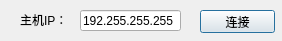
<?xml version="1.0" encoding="UTF-8"?>
<ui version="4.0">
 <class>Connection</class>
 <widget class="QDialog" name="Connection">
  <property name="geometry">
   <rect>
    <x>0</x>
    <y>0</y>
    <width>282</width>
    <height>41</height>
   </rect>
  </property>
  <property name="windowTitle">
   <string>连接设置</string>
  </property>
  <property name="windowIcon">
   <iconset resource="detection.qrc">
    <normaloff>:/Detection/Resources/5.png</normaloff>:/Detection/Resources/5.png</iconset>
  </property>
  <widget class="QLabel" name="label">
   <property name="geometry">
    <rect>
     <x>20</x>
     <y>10</y>
     <width>54</width>
     <height>20</height>
    </rect>
   </property>
   <property name="text">
    <string>主机IP：</string>
   </property>
  </widget>
  <widget class="QLineEdit" name="lineEdit">
   <property name="geometry">
    <rect>
     <x>80</x>
     <y>10</y>
     <width>101</width>
     <height>21</height>
    </rect>
   </property>
   <property name="text">
    <string>192.255.255.255</string>
   </property>
  </widget>
  <widget class="QPushButton" name="pushButton">
   <property name="geometry">
    <rect>
     <x>200</x>
     <y>10</y>
     <width>75</width>
     <height>23</height>
    </rect>
   </property>
   <property name="text">
    <string>连接</string>
   </property>
  </widget>
 </widget>
 <resources>
  <include location="detection.qrc"/>
 </resources>
 <connections/>
</ui>
